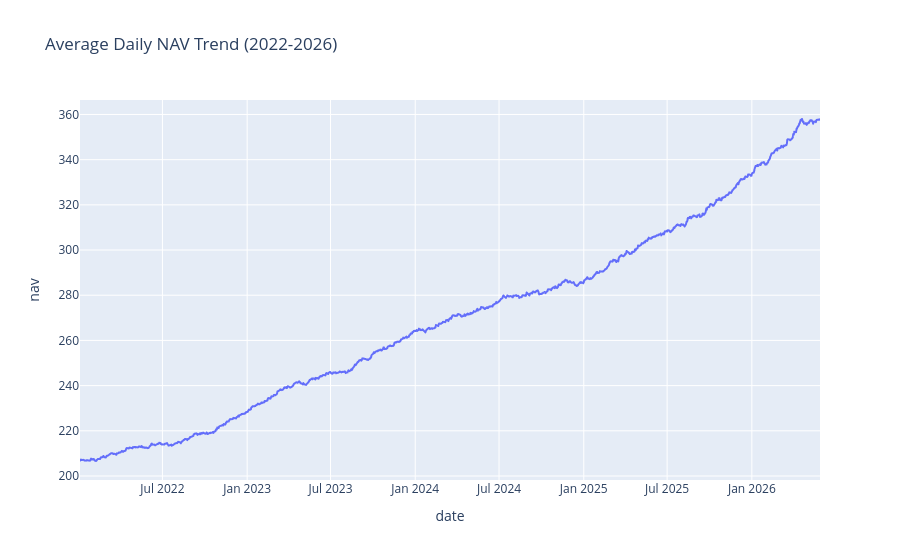

Write notebook code for a chart like this one.
### Code cell
fig = px.line(
    daily_nav,
    x="date",
    y="nav",
    title="Average Daily NAV Trend (2022-2026)"
)

fig.show()

### Figure 1 — Plotly figure (JSON) as saved in the notebook; plotly's stock layout.template omitted (floating-point values rounded to 4 significant figures; data arrays with more than 128 entries replaced by an {"elided": "..."} marker saying what was removed)
{"data": [{"hovertemplate": "date=%{x}<br>nav=%{y}<extra></extra>", "legendgroup": "", "line": {"color": "#636efa", "dash": "solid"}, "marker": {"symbol": "circle"}, "mode": "lines", "name": "", "showlegend": false, "type": "scattergl", "x": {"elided": "1150 str values"}, "xaxis": "x", "y": {"elided": "1150 float values"}, "yaxis": "y"}], "layout": {"legend": {"tracegroupgap": 0}, "title": {"text": "Average Daily NAV Trend (2022-2026)"}, "xaxis": {"anchor": "y", "domain": [0, 1], "title": {"text": "date"}}, "yaxis": {"anchor": "x", "domain": [0, 1], "title": {"text": "nav"}}}}
